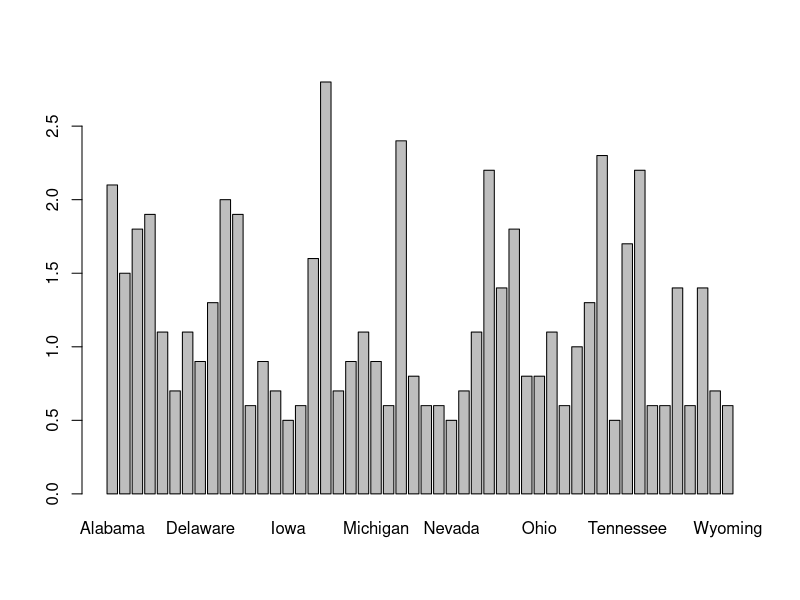
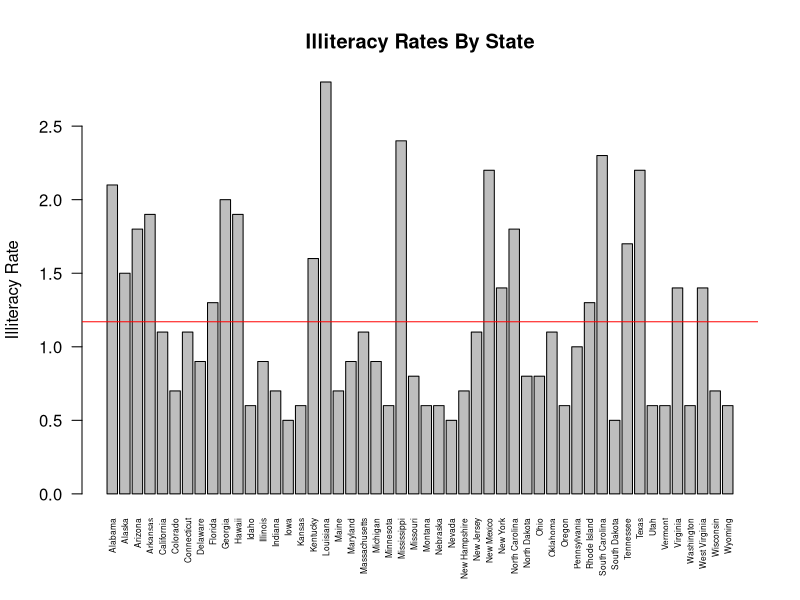
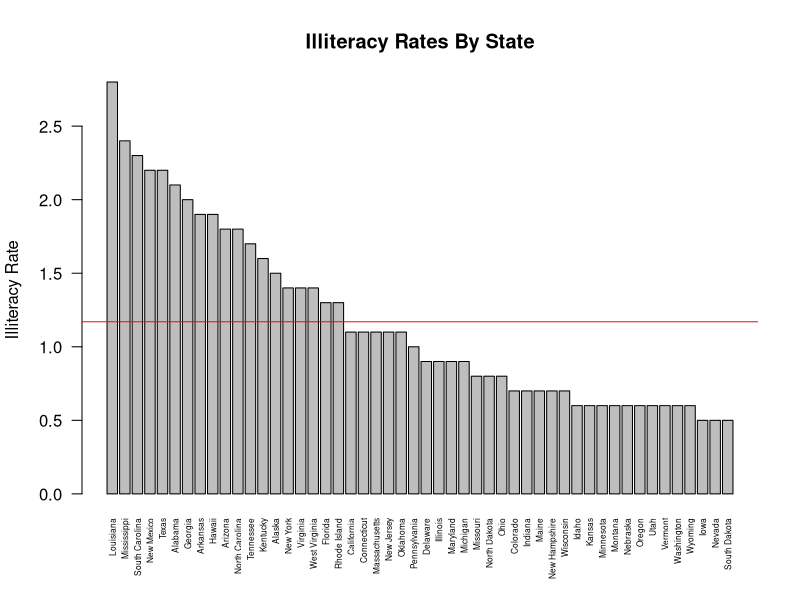
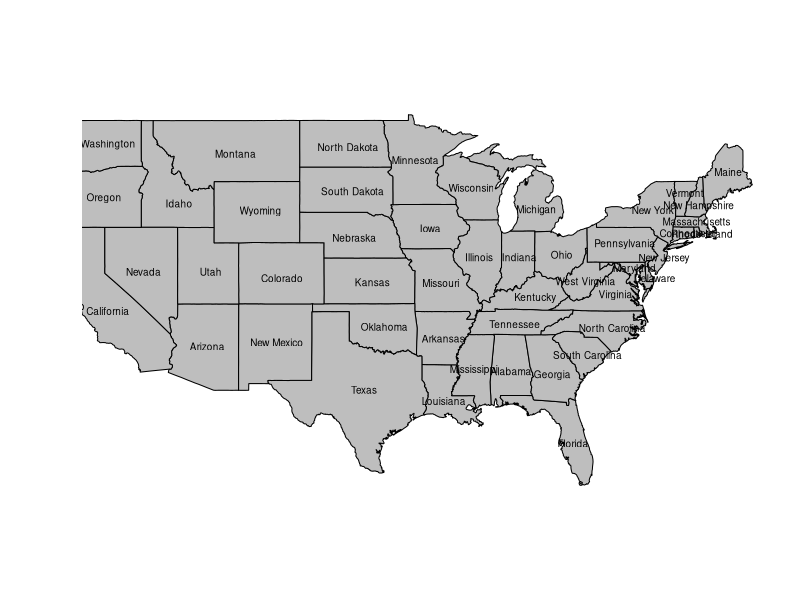
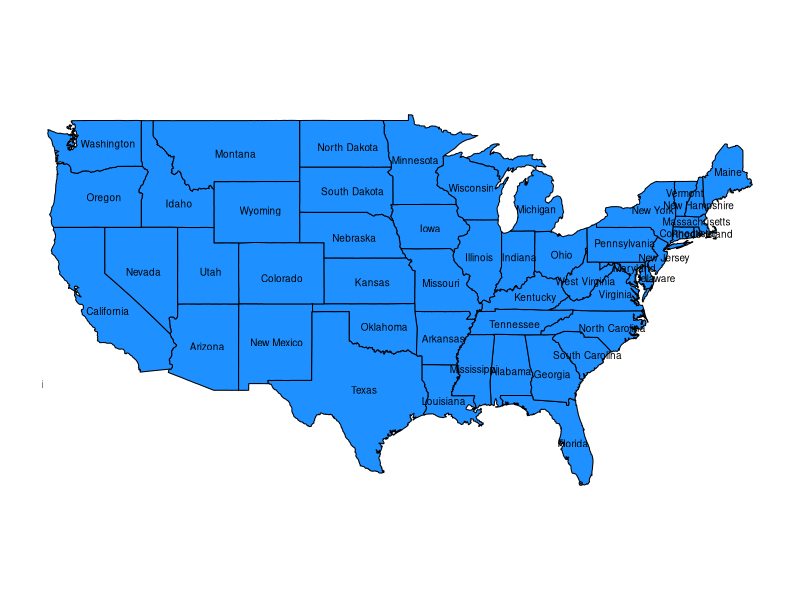
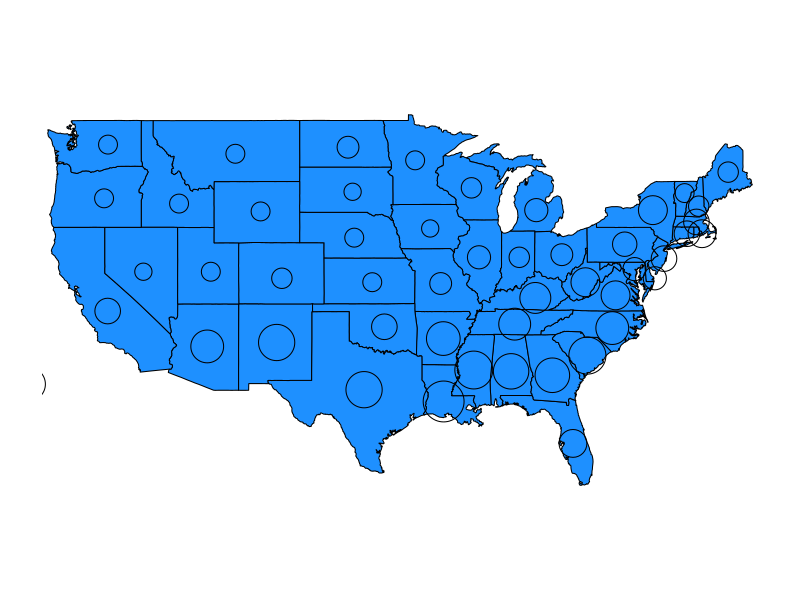
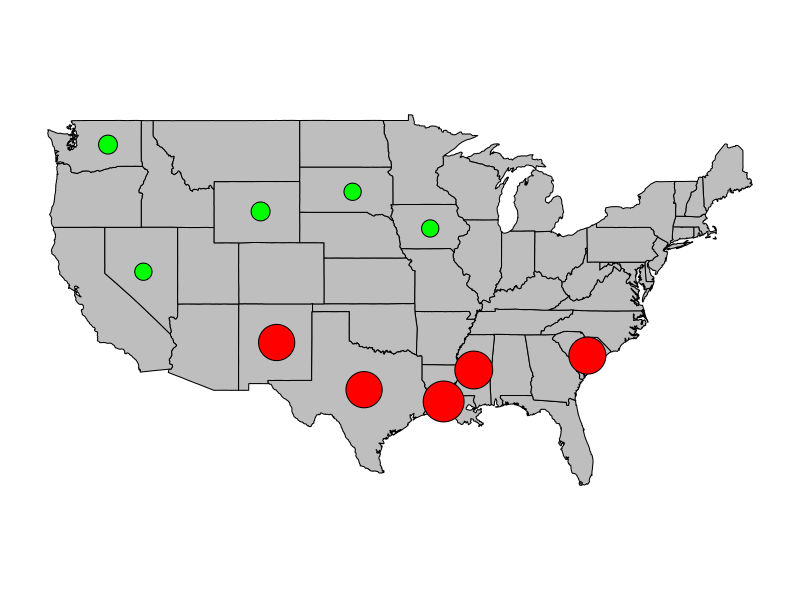

Reproduce these figures in R, in order.
install.packages('maps')
library('maps')
state.data <- cbind(state.x77, long=state.center$x, lat=state.center$y)
ill.rates <- state.data[,'Illiteracy']
state.names <- row.names(state.data)
state.data <- data.frame(state.data)


### Barplots
# Create a barplot showing illiteracy rates by state. Do you notice any issues?
barplot(ill.rates)

# Adjust your plot so that each bar is labeled. To do this, you will need to
# change the orientation and size of the state names.
barplot(ill.rates, main = "Illiteracy Rates By State", 
        ylab = "Illiteracy Rate",
        las = 2, cex.names = .5)

# Make the plot more informative by adding a title and label for the y-axis.


# Suppose we want to easily compare each state's illiteracy rate to the country
# wide average. Add a line to this plot at this average to make to allow for
# easy visual comparison. Make this line red. 
abline(h = mean(ill.rates), col = 'red')


# Arrange the plot in decreasing order, keep all other parameters the same.
ill.rates.sorted <- sort(ill.rates, decreasing = TRUE)

barplot(ill.rates.sorted, main = "Illiteracy Rates By State", 
        ylab = "Illiteracy Rate",
        las = 2, cex.names = .5)

abline(h = mean(ill.rates), col = 'red')



## Maps
# Suppose we were interested in how illiteracy rates varied geographically. The
# bar plots we just produced would be a poor tool for this. Maps make such a
# comparison easy.

# Plot a map of the contiguoug states. Fill each state in with grey.
map(database = "state", fill = T, col = "grey")


# The map you just produced has axes determined by longitude and latittude
# coordinates. Use the coordinates in <state.data> to label each state with
# its name
text(state.data$long,
     state.data$lat,
     row.names(state.data),
     cex = .6)


# The names are too big for a presentable plot. Decrease the size of the
# text by setting the appropriate parameter. Color the text red.
map(database = "state", fill = T, col = "dodgerblue")
text(state.data$long,
     state.data$lat,
     row.names(state.data),
     cex = .6)
     
# Add a circle for each state whose area is proportional to its illiteracy
# rate. Do you notice any issues? Adjust your plot accordingly.
map(database = "state", fill = T, col = "dodgerblue")
symbols(state.data$long,
        state.data$lat,
        circles = sqrt(ill.rates),
        add = TRUE,
        inches = FALSE)


# The illiteracy rate differences don't make it entirely clear. Color the 5 worst
# states red and the best 5 states green
top5 <- names(tail(ill.rates.sorted, 5))
bottom5 <- names(head(ill.rates.sorted, 5))

map(database = "state", fill = T, col = "grey")

with(state.data[row.names(state.data) %in% top5, ], 
     symbols(long, lat, circles = sqrt(Illiteracy), 
             add = TRUE, inches = FALSE, bg = "green"))

with(state.data[row.names(state.data) %in% bottom5, ], 
     symbols(long, lat, circles = sqrt(Illiteracy), 
             add = TRUE, inches = FALSE, bg = "red"))

